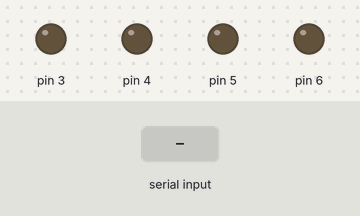
The sketch below on a simulated Arduino Uno, built with avr-gcc and run on an emulated ATmega328P. Parts: output pins drawn as LEDs (lit = HIGH). The test bench sets the inputs (shaded band).

Above: at 1.2 s.
1.3 s: "1" received over Serial
At 2.1 s:
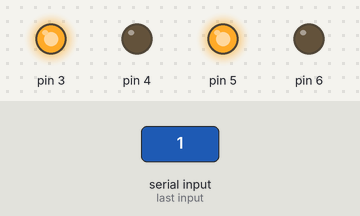
2.8 s: "0" received over Serial
At 3.2 s:
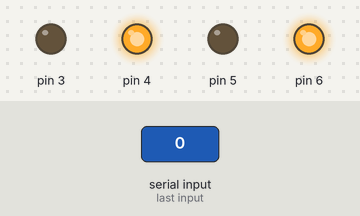
4.3 s: "3" received over Serial
At 5.5 s:
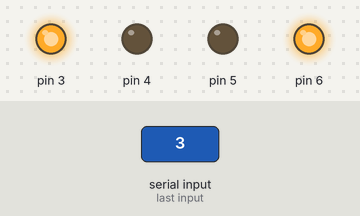
5.8 s: "4" received over Serial
At 6.7 s:
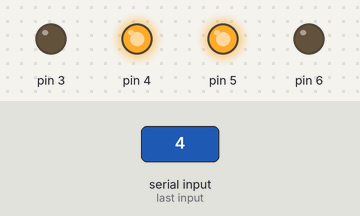
7.3 s: "2" received over Serial
At 7.8 s:
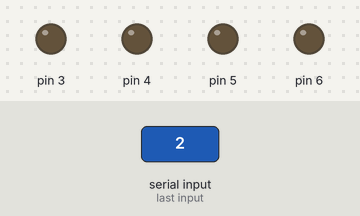
Timing chart, 0 to 9.8 s (numbered marks = the images above; inputs shaded):
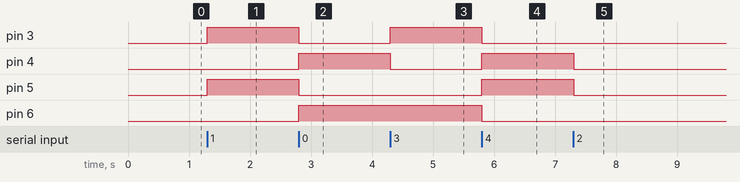

The sketch:

arduinopythonserial.ino
```cpp
int datafromUser=0;
void setup() {
  // put your setup code here, to run once:
  pinMode( 3 , OUTPUT );
  pinMode( 4 , OUTPUT );
  pinMode( 5 , OUTPUT );
  pinMode( 6 , OUTPUT );
  Serial.begin(9600);
}

void loop() {
  // put your main code here, to run repeatedly:
  if(Serial.available() > 0)
  {
    datafromUser=Serial.read();
  }

  if(datafromUser == '1')
  {
    digitalWrite( 3 , HIGH );
    digitalWrite( 4 , LOW );
    digitalWrite( 5 , HIGH );
    digitalWrite( 6 , LOW );
  }
  else if(datafromUser == '0')
  {
    digitalWrite( 3 , LOW );
    digitalWrite( 4 , HIGH );
    digitalWrite( 5 , LOW );
    digitalWrite( 6 , HIGH );
  }
  else if(datafromUser == '2')
  {
    digitalWrite( 3 , LOW );
    digitalWrite( 4 , LOW );
    digitalWrite( 5 , LOW );
    digitalWrite( 6 , LOW );
  }
   else if(datafromUser == '3')
  {
    digitalWrite( 3 , HIGH );
    digitalWrite( 4 , LOW );
    digitalWrite( 5 , LOW );
    digitalWrite( 6 , HIGH );
  }
   else if(datafromUser == '4')
  {
    digitalWrite( 3 , LOW );
    digitalWrite( 4 , HIGH );
    digitalWrite( 5 , HIGH );
    digitalWrite( 6 , LOW );
  }

}
```

Measured:
- after the input at 1.3 s, pin 3, pin 5: LOW → HIGH at once
- after the input at 2.8 s, pin 3, pin 5: HIGH → LOW at once; pin 4, pin 6: LOW → HIGH at once
- after the input at 4.3 s, pin 3: LOW → HIGH at once; pin 4: HIGH → LOW at once
- after the input at 5.8 s, pin 3, pin 6: HIGH → LOW at once; pin 4, pin 5: LOW → HIGH at once
- after the input at 7.3 s, pin 4, pin 5: HIGH → LOW at once
